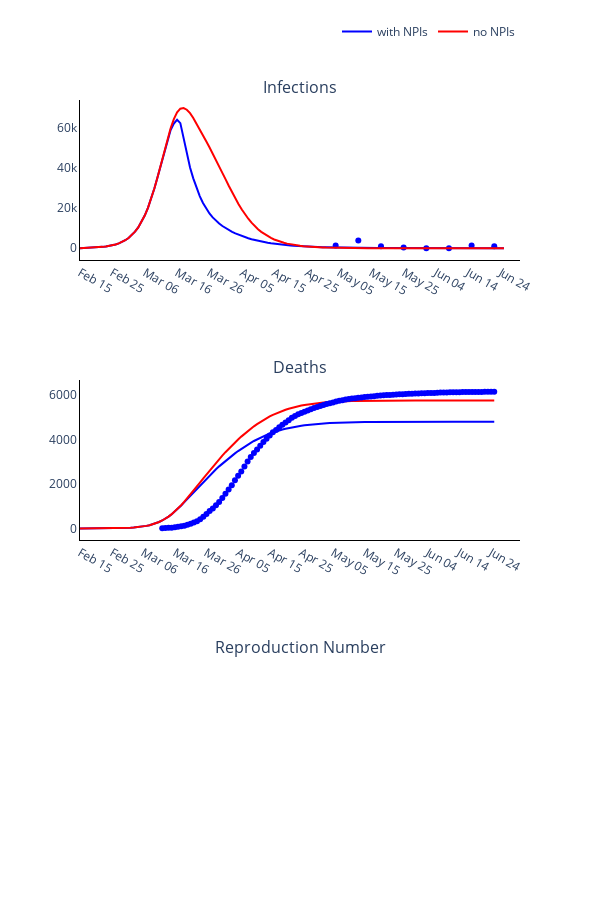

Notebook code for this chart:
### Code cell
# Trace names - represent the solver used for the simulation
trace_name = ['with NPIs', 'no NPIs']
titles = ['Infections', 'Deaths', 'Reproduction Number']

fig = go.Figure()
fig = make_subplots(rows=len(titles), cols=1, subplot_titles=tuple(titles), horizontal_spacing = 0.15)

# Plot (continuous predicted timeline and pointwise observed numbers each day)
for r, region in enumerate(regions):
    # Plot of infections
    fig.add_trace(
        go.Scatter(
            x=times,
            y=new_infec_pred[r].tolist(),
            mode='lines',
            name=trace_name[0],
            line_color=colours[r]
        ),
        row= 1,
        col= 1
    )

    fig.add_trace(
        go.Scatter(
            x=serology_times,
            y=np.sum(np.multiply(np.nan_to_num(np.divide(positives_data[r], tests[r])), susceptibles[r]), axis=1).tolist(),
            mode='markers',
            name=trace_name[r],
            showlegend=False,
            line_color=colours[r]
        ),
        row= 1,
        col= 1
    )

    fig.add_trace(
        go.Scatter(
            x=times,
            y=new_infec_pred_fix[r].tolist(),
            mode='lines',
            name=trace_name[1],
            line_color='red'
        ),
        row= 1,
        col= 1
    )

    # Plot deaths
    fig.add_trace(
        go.Scatter(
            x=times,
            y=np.cumsum(deaths_pred[r]).tolist(),
            mode='lines',
            name=trace_name[0],
            showlegend=False,
            line_color=colours[r]
        ),
        row= 2,
        col= 1
    )

    fig.add_trace(
        go.Scatter(
            x=times,
            y=np.cumsum(deaths_pred_fix[r]).tolist(),
            mode='lines',
            name=trace_name[1],
            showlegend=False,
            line_color='red'
        ),
        row= 2,
        col= 1
    )

    fig.add_trace(
        go.Scatter(
            x=deaths_times,
            y=np.cumsum(np.sum(deaths_data[r], axis=1)).tolist(),
            mode='markers',
            name=trace_name[r],
            showlegend=False,
            line_color=colours[r]
        ),
        row= 2,
        col= 1
    )

    # Plot reproduction number
    #fig.add_trace(
    #    go.Scatter(
    #        x=times,
    #        y=reprod_num_pred[r].tolist(),
    #        mode='lines',
    #        name=trace_name[r],
    #        showlegend=False,
    #        line_color=colours[r]
    #    ),
    #    row= 3,
    #    col= 1
    #)

# Add axis labels
fig.update_layout(
    width=600, 
    height=900,
    plot_bgcolor='white',
    xaxis=dict(
        linecolor='black',
        tickvals=np.arange(1, total_days, 10).tolist(),
        ticktext=['Feb 15', 'Feb 25', 'Mar 06', 'Mar 16', 'Mar 26', 'Apr 05', 'Apr 15', 'Apr 25', 'May 05', 'May 15', 'May 25', 'Jun 04', 'Jun 14', 'Jun 24']),
    yaxis=dict(linecolor='black'),
    xaxis2=dict(
        linecolor='black',
        tickvals=np.arange(1, total_days, 10).tolist(),
        ticktext=['Feb 15', 'Feb 25', 'Mar 06', 'Mar 16', 'Mar 26', 'Apr 05', 'Apr 15', 'Apr 25', 'May 05', 'May 15', 'May 25', 'Jun 04', 'Jun 14', 'Jun 24']),
    yaxis2=dict(linecolor='black'),
    xaxis3=dict(
        linecolor='black',
        tickvals=np.arange(1, total_days, 10).tolist(),
        ticktext=['Feb 15', 'Feb 25', 'Mar 06', 'Mar 16', 'Mar 26', 'Apr 05', 'Apr 15', 'Apr 25', 'May 05', 'May 15', 'May 25', 'Jun 04', 'Jun 14', 'Jun 24']),
    yaxis3=dict(linecolor='black'),
    legend=dict(
        orientation='h',
        yanchor="bottom",
        y=1.075,
        xanchor="right",
        x=1)
    )

# fig.write_image('images/Cummulative deaths-new_qs-NoHousehold increase.pdf')
fig.write_image('images/Cummulative deaths-new_qs.pdf')
fig.show()

### Figure 1 — Plotly figure (JSON) as saved in the notebook; plotly's stock layout.template omitted (floating-point values rounded to 4 significant figures; data arrays with more than 128 entries replaced by an {"elided": "..."} marker saying what was removed)
{"data": [{"line": {"color": "blue"}, "mode": "lines", "name": "with NPIs", "type": "scatter", "x": {"elided": "132 int values"}, "xaxis": "x", "y": {"elided": "132 float values"}, "yaxis": "y"}, {"line": {"color": "blue"}, "mode": "markers", "name": "with NPIs", "showlegend": false, "type": "scatter", "x": [80, 87, 94, 101, 108, 115, 122, 129], "xaxis": "x", "y": [1324.0, 3902.0, 1017.0, 372.9, 0, 0, 1378.0, 997.1, 982, 818.3, 241.0, 240.6, 0, 0, 827.9, 1296.0, 0, 1934.0, 2575.0, 2745.0, 709.9, 3286.0, 7272.0, 5684.0, 3567.0, 0, 6016.0, 7705.0, 8541.0, 0, 19160.0, 16580.0, 16990.0, 4429.0, 3429.0, 3375.0, 2405.0, 1205.0, 725.3, 1277.0, 6202.0, 998.6, 527.7, 1008.0, 0, 669.5, 446.0, 1265.0, 739.8, 6587.0, 6924.0, 5566.0, 3583.0], "yaxis": "y"}, {"line": {"color": "red"}, "mode": "lines", "name": "no NPIs", "type": "scatter", "x": {"elided": "132 int values"}, "xaxis": "x", "y": {"elided": "132 float values"}, "yaxis": "y"}, {"line": {"color": "blue"}, "mode": "lines", "name": "with NPIs", "showlegend": false, "type": "scatter", "x": {"elided": "132 int values"}, "xaxis": "x2", "y": {"elided": "132 float values"}, "yaxis": "y2"}, {"line": {"color": "red"}, "mode": "lines", "name": "no NPIs", "showlegend": false, "type": "scatter", "x": {"elided": "132 int values"}, "xaxis": "x2", "y": {"elided": "132 float values"}, "yaxis": "y2"}, {"line": {"color": "blue"}, "mode": "markers", "name": "with NPIs", "showlegend": false, "type": "scatter", "x": [27, 28, 29, 30, 31, 32, 33, 34, 35, 36, 37, 38, 39, 40, 41, 42, 43, 44, 45, 46, 47, 48, 49, 50, 51, 52, 53, 54, 55, 56, 57, 58, 59, 60, 61, 62, 63, 64, 65, 66, 67, 68, 69, 70, 71, 72, 73, 74, 75, 76, 77, 78, 79, 80, 81, 82, 83, 84, 85, 86, 87, 88, 89, 90, 91, 92, 93, 94, 95, 96, 97, 98, 99, 100, 101, 102, 103, 104, 105, 106, 107, 108, 109, 110, 111, 112, 113, 114, 115, 116, 117, 118, 119, 120, 121, 122, 123, 124, 125, 126, 127, 128, 129, 130, 131, 132], "xaxis": "x2", "y": {"elided": "471 int values"}, "yaxis": "y2"}], "layout": {"annotations": [{"font": {"size": 16}, "showarrow": false, "text": "Infections", "x": 0.5, "xanchor": "center", "xref": "paper", "y": 1, "yanchor": "bottom", "yref": "paper"}, {"font": {"size": 16}, "showarrow": false, "text": "Deaths", "x": 0.5, "xanchor": "center", "xref": "paper", "y": 0.6111, "yanchor": "bottom", "yref": "paper"}, {"font": {"size": 16}, "showarrow": false, "text": "Reproduction Number", "x": 0.5, "xanchor": "center", "xref": "paper", "y": 0.2222, "yanchor": "bottom", "yref": "paper"}], "height": 900, "legend": {"orientation": "h", "x": 1, "xanchor": "right", "y": 1.075, "yanchor": "bottom"}, "plot_bgcolor": "white", "width": 600, "xaxis": {"anchor": "y", "domain": [0, 1], "linecolor": "black", "ticktext": ["Feb 15", "Feb 25", "Mar 06", "Mar 16", "Mar 26", "Apr 05", "Apr 15", "Apr 25", "May 05", "May 15", "May 25", "Jun 04", "Jun 14", "Jun 24"], "tickvals": [1, 11, 21, 31, 41, 51, 61, 71, 81, 91, 101, 111, 121, 131]}, "xaxis2": {"anchor": "y2", "domain": [0, 1], "linecolor": "black", "ticktext": ["Feb 15", "Feb 25", "Mar 06", "Mar 16", "Mar 26", "Apr 05", "Apr 15", "Apr 25", "May 05", "May 15", "May 25", "Jun 04", "Jun 14", "Jun 24"], "tickvals": [1, 11, 21, 31, 41, 51, 61, 71, 81, 91, 101, 111, 121, 131]}, "xaxis3": {"anchor": "y3", "domain": [0, 1], "linecolor": "black", "ticktext": ["Feb 15", "Feb 25", "Mar 06", "Mar 16", "Mar 26", "Apr 05", "Apr 15", "Apr 25", "May 05", "May 15", "May 25", "Jun 04", "Jun 14", "Jun 24"], "tickvals": [1, 11, 21, 31, 41, 51, 61, 71, 81, 91, 101, 111, 121, 131]}, "yaxis": {"anchor": "x", "domain": [0.7778, 1], "linecolor": "black"}, "yaxis2": {"anchor": "x2", "domain": [0.3889, 0.6111], "linecolor": "black"}, "yaxis3": {"anchor": "x3", "domain": [0, 0.2222], "linecolor": "black"}}}
